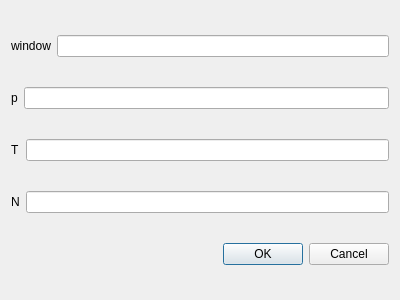
<?xml version="1.0" encoding="UTF-8"?>
<ui version="4.0">
 <class>PointsMatch</class>
 <widget class="QDialog" name="PointsMatch">
  <property name="geometry">
   <rect>
    <x>0</x>
    <y>0</y>
    <width>400</width>
    <height>300</height>
   </rect>
  </property>
  <property name="windowTitle">
   <string>Dialog</string>
  </property>
  <layout class="QVBoxLayout" name="verticalLayout">
   <item>
    <layout class="QHBoxLayout" name="horizontalLayout">
     <item>
      <widget class="QLabel" name="label">
       <property name="text">
        <string>window</string>
       </property>
      </widget>
     </item>
     <item>
      <widget class="QLineEdit" name="lineEdit"/>
     </item>
    </layout>
   </item>
   <item>
    <layout class="QHBoxLayout" name="horizontalLayout_2">
     <item>
      <widget class="QLabel" name="label_2">
       <property name="text">
        <string>p</string>
       </property>
      </widget>
     </item>
     <item>
      <widget class="QLineEdit" name="lineEdit_2"/>
     </item>
    </layout>
   </item>
   <item>
    <layout class="QHBoxLayout" name="horizontalLayout_3">
     <item>
      <widget class="QLabel" name="label_3">
       <property name="text">
        <string>T</string>
       </property>
      </widget>
     </item>
     <item>
      <widget class="QLineEdit" name="lineEdit_3"/>
     </item>
    </layout>
   </item>
   <item>
    <layout class="QHBoxLayout" name="horizontalLayout_4">
     <item>
      <widget class="QLabel" name="label_4">
       <property name="text">
        <string>N</string>
       </property>
      </widget>
     </item>
     <item>
      <widget class="QLineEdit" name="lineEdit_4"/>
     </item>
    </layout>
   </item>
   <item>
    <widget class="QDialogButtonBox" name="buttonBox">
     <property name="orientation">
      <enum>Qt::Horizontal</enum>
     </property>
     <property name="standardButtons">
      <set>QDialogButtonBox::Cancel|QDialogButtonBox::Ok</set>
     </property>
    </widget>
   </item>
  </layout>
 </widget>
 <resources/>
 <connections>
  <connection>
   <sender>buttonBox</sender>
   <signal>accepted()</signal>
   <receiver>PointsMatch</receiver>
   <slot>accept()</slot>
   <hints>
    <hint type="sourcelabel">
     <x>248</x>
     <y>254</y>
    </hint>
    <hint type="destinationlabel">
     <x>157</x>
     <y>274</y>
    </hint>
   </hints>
  </connection>
  <connection>
   <sender>buttonBox</sender>
   <signal>rejected()</signal>
   <receiver>PointsMatch</receiver>
   <slot>reject()</slot>
   <hints>
    <hint type="sourcelabel">
     <x>316</x>
     <y>260</y>
    </hint>
    <hint type="destinationlabel">
     <x>286</x>
     <y>274</y>
    </hint>
   </hints>
  </connection>
 </connections>
</ui>
